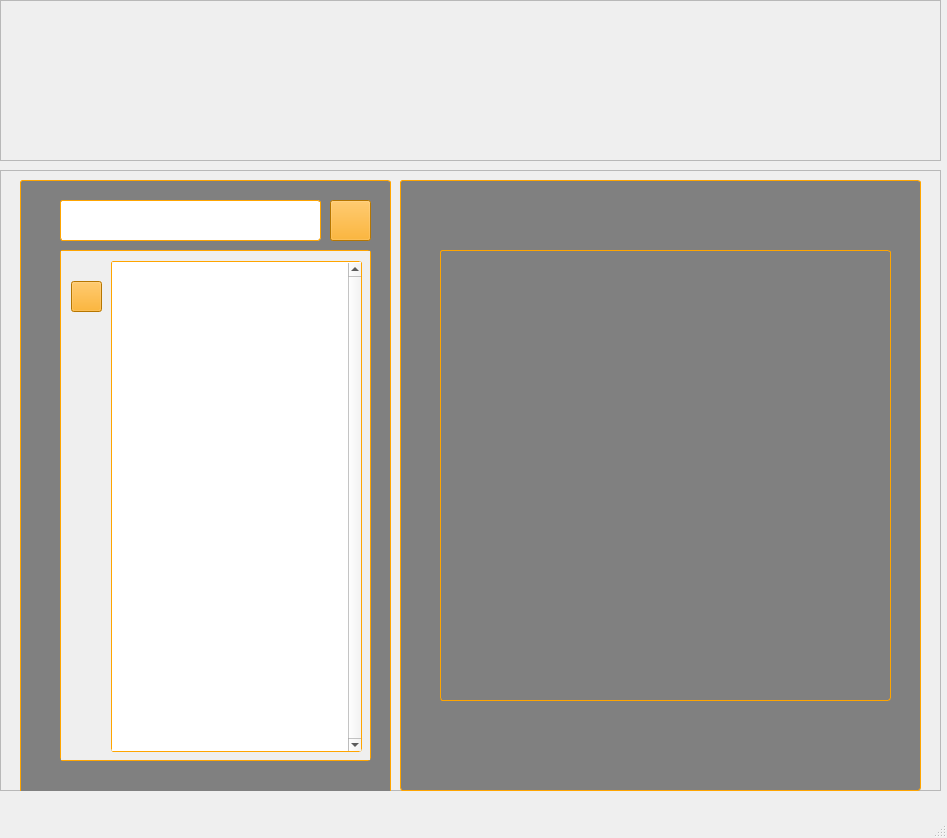
<?xml version="1.0" encoding="UTF-8"?>
<ui version="4.0">
 <author>Rindra Mbolamananamalala</author>
 <class>MainWindow</class>
 <widget class="QMainWindow" name="MainWindow">
  <property name="geometry">
   <rect>
    <x>0</x>
    <y>0</y>
    <width>947</width>
    <height>838</height>
   </rect>
  </property>
  <property name="windowTitle">
   <string>MainWindow</string>
  </property>
  <widget class="QWidget" name="centralwidget">
   <widget class="QFrame" name="container_application_identity">
    <property name="geometry">
     <rect>
      <x>0</x>
      <y>0</y>
      <width>941</width>
      <height>161</height>
     </rect>
    </property>
    <property name="mouseTracking">
     <bool>false</bool>
    </property>
    <property name="autoFillBackground">
     <bool>false</bool>
    </property>
    <property name="styleSheet">
     <string notr="true">background-color:none;
</string>
    </property>
    <property name="frameShape">
     <enum>QFrame::StyledPanel</enum>
    </property>
    <property name="frameShadow">
     <enum>QFrame::Raised</enum>
    </property>
    <widget class="QLabel" name="label_logo">
     <property name="geometry">
      <rect>
       <x>310</x>
       <y>-70</y>
       <width>881</width>
       <height>301</height>
      </rect>
     </property>
     <property name="text">
      <string/>
     </property>
     <property name="pixmap">
      <pixmap>../RESOURCES/Images/Добрый_Сокол_LOGO.JPG</pixmap>
     </property>
    </widget>
   </widget>
   <widget class="QFrame" name="container_application_business">
    <property name="geometry">
     <rect>
      <x>0</x>
      <y>170</y>
      <width>941</width>
      <height>621</height>
     </rect>
    </property>
    <property name="frameShape">
     <enum>QFrame::StyledPanel</enum>
    </property>
    <property name="frameShadow">
     <enum>QFrame::Raised</enum>
    </property>
    <widget class="QFrame" name="container_research">
     <property name="geometry">
      <rect>
       <x>20</x>
       <y>10</y>
       <width>371</width>
       <height>621</height>
      </rect>
     </property>
     <property name="styleSheet">
      <string notr="true">QFrame
{
	background-color:gray;
	border-width: 1;
	border-radius: 3;
	border-style: solid;
	border-color: orange;
}</string>
     </property>
     <property name="frameShape">
      <enum>QFrame::StyledPanel</enum>
     </property>
     <property name="frameShadow">
      <enum>QFrame::Raised</enum>
     </property>
     <widget class="QPlainTextEdit" name="input_text_to_research">
      <property name="geometry">
       <rect>
        <x>40</x>
        <y>20</y>
        <width>261</width>
        <height>41</height>
       </rect>
      </property>
      <property name="styleSheet">
       <string notr="true">background-color:white;
border-width: 1;
border-radius: 3;
border-style: solid;
border-color: orange;
</string>
      </property>
     </widget>
     <widget class="QPushButton" name="button_launch_research">
      <property name="geometry">
       <rect>
        <x>310</x>
        <y>20</y>
        <width>41</width>
        <height>41</height>
       </rect>
      </property>
      <property name="cursor">
       <cursorShape>PointingHandCursor</cursorShape>
      </property>
      <property name="toolTip">
       <string>Go!</string>
      </property>
      <property name="styleSheet">
       <string notr="true">QPushButton
{
	background-color : orange;
}</string>
      </property>
      <property name="text">
       <string/>
      </property>
      <property name="icon">
       <iconset>
        <normaloff>../RESOURCES/Images/launch_search_button.png</normaloff>../RESOURCES/Images/launch_search_button.png</iconset>
      </property>
     </widget>
     <widget class="QScrollArea" name="scrollArea">
      <property name="geometry">
       <rect>
        <x>40</x>
        <y>70</y>
        <width>311</width>
        <height>511</height>
       </rect>
      </property>
      <property name="styleSheet">
       <string notr="true">QScrollArea
{
	background-color:none;
	border-width: 1;
	border-radius: 3;
	border-style: solid;
	border-color: orange;
}</string>
      </property>
      <property name="widgetResizable">
       <bool>true</bool>
      </property>
      <widget class="QWidget" name="scrollAreaWidgetContents">
       <property name="geometry">
        <rect>
         <x>0</x>
         <y>0</y>
         <width>309</width>
         <height>509</height>
        </rect>
       </property>
       <widget class="QPushButton" name="button_refresh_list_research_results">
        <property name="geometry">
         <rect>
          <x>10</x>
          <y>30</y>
          <width>31</width>
          <height>31</height>
         </rect>
        </property>
        <property name="cursor">
         <cursorShape>PointingHandCursor</cursorShape>
        </property>
        <property name="toolTip">
         <string>Refresh</string>
        </property>
        <property name="autoFillBackground">
         <bool>false</bool>
        </property>
        <property name="styleSheet">
         <string notr="true">QPushButton
{
	background-color:orange;
}</string>
        </property>
        <property name="text">
         <string/>
        </property>
        <property name="icon">
         <iconset>
          <normaloff>../RESOURCES/Images/refresh_button.png</normaloff>../RESOURCES/Images/refresh_button.png</iconset>
        </property>
       </widget>
       <widget class="QScrollArea" name="scrollArea_2">
        <property name="geometry">
         <rect>
          <x>50</x>
          <y>10</y>
          <width>251</width>
          <height>491</height>
         </rect>
        </property>
        <property name="widgetResizable">
         <bool>true</bool>
        </property>
        <widget class="QWidget" name="scrollAreaWidgetContents_2">
         <property name="geometry">
          <rect>
           <x>0</x>
           <y>0</y>
           <width>249</width>
           <height>489</height>
          </rect>
         </property>
         <widget class="QListView" name="list_research_results">
          <property name="geometry">
           <rect>
            <x>0</x>
            <y>0</y>
            <width>251</width>
            <height>491</height>
           </rect>
          </property>
          <property name="styleSheet">
           <string notr="true">QListView
{
background-color:white;
border-width: 1;
border-radius: 3;
border-style: solid;
border-color: white;
}</string>
          </property>
          <property name="verticalScrollBarPolicy">
           <enum>Qt::ScrollBarAlwaysOn</enum>
          </property>
          <property name="itemAlignment">
           <set>Qt::AlignLeading</set>
          </property>
         </widget>
        </widget>
       </widget>
      </widget>
     </widget>
     <zorder>scrollArea</zorder>
     <zorder>input_text_to_research</zorder>
     <zorder>button_launch_research</zorder>
    </widget>
    <widget class="QFrame" name="container_image_result">
     <property name="geometry">
      <rect>
       <x>400</x>
       <y>10</y>
       <width>521</width>
       <height>611</height>
      </rect>
     </property>
     <property name="palette">
      <palette>
       <active>
        <colorrole role="WindowText">
         <brush brushstyle="SolidPattern">
          <color alpha="255">
           <red>255</red>
           <green>255</green>
           <blue>255</blue>
          </color>
         </brush>
        </colorrole>
        <colorrole role="Button">
         <brush brushstyle="SolidPattern">
          <color alpha="255">
           <red>128</red>
           <green>128</green>
           <blue>128</blue>
          </color>
         </brush>
        </colorrole>
        <colorrole role="Light">
         <brush brushstyle="SolidPattern">
          <color alpha="255">
           <red>0</red>
           <green>0</green>
           <blue>0</blue>
          </color>
         </brush>
        </colorrole>
        <colorrole role="Midlight">
         <brush brushstyle="SolidPattern">
          <color alpha="255">
           <red>0</red>
           <green>0</green>
           <blue>0</blue>
          </color>
         </brush>
        </colorrole>
        <colorrole role="Dark">
         <brush brushstyle="SolidPattern">
          <color alpha="255">
           <red>0</red>
           <green>0</green>
           <blue>0</blue>
          </color>
         </brush>
        </colorrole>
        <colorrole role="Mid">
         <brush brushstyle="SolidPattern">
          <color alpha="255">
           <red>0</red>
           <green>0</green>
           <blue>0</blue>
          </color>
         </brush>
        </colorrole>
        <colorrole role="Text">
         <brush brushstyle="SolidPattern">
          <color alpha="255">
           <red>255</red>
           <green>255</green>
           <blue>255</blue>
          </color>
         </brush>
        </colorrole>
        <colorrole role="BrightText">
         <brush brushstyle="SolidPattern">
          <color alpha="255">
           <red>255</red>
           <green>255</green>
           <blue>255</blue>
          </color>
         </brush>
        </colorrole>
        <colorrole role="ButtonText">
         <brush brushstyle="SolidPattern">
          <color alpha="255">
           <red>255</red>
           <green>255</green>
           <blue>255</blue>
          </color>
         </brush>
        </colorrole>
        <colorrole role="Base">
         <brush brushstyle="SolidPattern">
          <color alpha="255">
           <red>128</red>
           <green>128</green>
           <blue>128</blue>
          </color>
         </brush>
        </colorrole>
        <colorrole role="Window">
         <brush brushstyle="SolidPattern">
          <color alpha="255">
           <red>128</red>
           <green>128</green>
           <blue>128</blue>
          </color>
         </brush>
        </colorrole>
        <colorrole role="Shadow">
         <brush brushstyle="SolidPattern">
          <color alpha="255">
           <red>0</red>
           <green>0</green>
           <blue>0</blue>
          </color>
         </brush>
        </colorrole>
        <colorrole role="AlternateBase">
         <brush brushstyle="SolidPattern">
          <color alpha="255">
           <red>0</red>
           <green>0</green>
           <blue>0</blue>
          </color>
         </brush>
        </colorrole>
        <colorrole role="ToolTipBase">
         <brush brushstyle="SolidPattern">
          <color alpha="255">
           <red>255</red>
           <green>255</green>
           <blue>220</blue>
          </color>
         </brush>
        </colorrole>
        <colorrole role="ToolTipText">
         <brush brushstyle="SolidPattern">
          <color alpha="255">
           <red>0</red>
           <green>0</green>
           <blue>0</blue>
          </color>
         </brush>
        </colorrole>
        <colorrole role="PlaceholderText">
         <brush brushstyle="SolidPattern">
          <color alpha="128">
           <red>255</red>
           <green>255</green>
           <blue>255</blue>
          </color>
         </brush>
        </colorrole>
       </active>
       <inactive>
        <colorrole role="WindowText">
         <brush brushstyle="SolidPattern">
          <color alpha="255">
           <red>255</red>
           <green>255</green>
           <blue>255</blue>
          </color>
         </brush>
        </colorrole>
        <colorrole role="Button">
         <brush brushstyle="SolidPattern">
          <color alpha="255">
           <red>128</red>
           <green>128</green>
           <blue>128</blue>
          </color>
         </brush>
        </colorrole>
        <colorrole role="Light">
         <brush brushstyle="SolidPattern">
          <color alpha="255">
           <red>0</red>
           <green>0</green>
           <blue>0</blue>
          </color>
         </brush>
        </colorrole>
        <colorrole role="Midlight">
         <brush brushstyle="SolidPattern">
          <color alpha="255">
           <red>0</red>
           <green>0</green>
           <blue>0</blue>
          </color>
         </brush>
        </colorrole>
        <colorrole role="Dark">
         <brush brushstyle="SolidPattern">
          <color alpha="255">
           <red>0</red>
           <green>0</green>
           <blue>0</blue>
          </color>
         </brush>
        </colorrole>
        <colorrole role="Mid">
         <brush brushstyle="SolidPattern">
          <color alpha="255">
           <red>0</red>
           <green>0</green>
           <blue>0</blue>
          </color>
         </brush>
        </colorrole>
        <colorrole role="Text">
         <brush brushstyle="SolidPattern">
          <color alpha="255">
           <red>255</red>
           <green>255</green>
           <blue>255</blue>
          </color>
         </brush>
        </colorrole>
        <colorrole role="BrightText">
         <brush brushstyle="SolidPattern">
          <color alpha="255">
           <red>255</red>
           <green>255</green>
           <blue>255</blue>
          </color>
         </brush>
        </colorrole>
        <colorrole role="ButtonText">
         <brush brushstyle="SolidPattern">
          <color alpha="255">
           <red>255</red>
           <green>255</green>
           <blue>255</blue>
          </color>
         </brush>
        </colorrole>
        <colorrole role="Base">
         <brush brushstyle="SolidPattern">
          <color alpha="255">
           <red>128</red>
           <green>128</green>
           <blue>128</blue>
          </color>
         </brush>
        </colorrole>
        <colorrole role="Window">
         <brush brushstyle="SolidPattern">
          <color alpha="255">
           <red>128</red>
           <green>128</green>
           <blue>128</blue>
          </color>
         </brush>
        </colorrole>
        <colorrole role="Shadow">
         <brush brushstyle="SolidPattern">
          <color alpha="255">
           <red>0</red>
           <green>0</green>
           <blue>0</blue>
          </color>
         </brush>
        </colorrole>
        <colorrole role="AlternateBase">
         <brush brushstyle="SolidPattern">
          <color alpha="255">
           <red>0</red>
           <green>0</green>
           <blue>0</blue>
          </color>
         </brush>
        </colorrole>
        <colorrole role="ToolTipBase">
         <brush brushstyle="SolidPattern">
          <color alpha="255">
           <red>255</red>
           <green>255</green>
           <blue>220</blue>
          </color>
         </brush>
        </colorrole>
        <colorrole role="ToolTipText">
         <brush brushstyle="SolidPattern">
          <color alpha="255">
           <red>0</red>
           <green>0</green>
           <blue>0</blue>
          </color>
         </brush>
        </colorrole>
        <colorrole role="PlaceholderText">
         <brush brushstyle="SolidPattern">
          <color alpha="128">
           <red>255</red>
           <green>255</green>
           <blue>255</blue>
          </color>
         </brush>
        </colorrole>
       </inactive>
       <disabled>
        <colorrole role="WindowText">
         <brush brushstyle="SolidPattern">
          <color alpha="255">
           <red>0</red>
           <green>0</green>
           <blue>0</blue>
          </color>
         </brush>
        </colorrole>
        <colorrole role="Button">
         <brush brushstyle="SolidPattern">
          <color alpha="255">
           <red>128</red>
           <green>128</green>
           <blue>128</blue>
          </color>
         </brush>
        </colorrole>
        <colorrole role="Light">
         <brush brushstyle="SolidPattern">
          <color alpha="255">
           <red>0</red>
           <green>0</green>
           <blue>0</blue>
          </color>
         </brush>
        </colorrole>
        <colorrole role="Midlight">
         <brush brushstyle="SolidPattern">
          <color alpha="255">
           <red>0</red>
           <green>0</green>
           <blue>0</blue>
          </color>
         </brush>
        </colorrole>
        <colorrole role="Dark">
         <brush brushstyle="SolidPattern">
          <color alpha="255">
           <red>0</red>
           <green>0</green>
           <blue>0</blue>
          </color>
         </brush>
        </colorrole>
        <colorrole role="Mid">
         <brush brushstyle="SolidPattern">
          <color alpha="255">
           <red>0</red>
           <green>0</green>
           <blue>0</blue>
          </color>
         </brush>
        </colorrole>
        <colorrole role="Text">
         <brush brushstyle="SolidPattern">
          <color alpha="255">
           <red>0</red>
           <green>0</green>
           <blue>0</blue>
          </color>
         </brush>
        </colorrole>
        <colorrole role="BrightText">
         <brush brushstyle="SolidPattern">
          <color alpha="255">
           <red>255</red>
           <green>255</green>
           <blue>255</blue>
          </color>
         </brush>
        </colorrole>
        <colorrole role="ButtonText">
         <brush brushstyle="SolidPattern">
          <color alpha="255">
           <red>0</red>
           <green>0</green>
           <blue>0</blue>
          </color>
         </brush>
        </colorrole>
        <colorrole role="Base">
         <brush brushstyle="SolidPattern">
          <color alpha="255">
           <red>128</red>
           <green>128</green>
           <blue>128</blue>
          </color>
         </brush>
        </colorrole>
        <colorrole role="Window">
         <brush brushstyle="SolidPattern">
          <color alpha="255">
           <red>128</red>
           <green>128</green>
           <blue>128</blue>
          </color>
         </brush>
        </colorrole>
        <colorrole role="Shadow">
         <brush brushstyle="SolidPattern">
          <color alpha="255">
           <red>0</red>
           <green>0</green>
           <blue>0</blue>
          </color>
         </brush>
        </colorrole>
        <colorrole role="AlternateBase">
         <brush brushstyle="SolidPattern">
          <color alpha="255">
           <red>0</red>
           <green>0</green>
           <blue>0</blue>
          </color>
         </brush>
        </colorrole>
        <colorrole role="ToolTipBase">
         <brush brushstyle="SolidPattern">
          <color alpha="255">
           <red>255</red>
           <green>255</green>
           <blue>220</blue>
          </color>
         </brush>
        </colorrole>
        <colorrole role="ToolTipText">
         <brush brushstyle="SolidPattern">
          <color alpha="255">
           <red>0</red>
           <green>0</green>
           <blue>0</blue>
          </color>
         </brush>
        </colorrole>
        <colorrole role="PlaceholderText">
         <brush brushstyle="SolidPattern">
          <color alpha="128">
           <red>255</red>
           <green>255</green>
           <blue>255</blue>
          </color>
         </brush>
        </colorrole>
       </disabled>
      </palette>
     </property>
     <property name="autoFillBackground">
      <bool>false</bool>
     </property>
     <property name="styleSheet">
      <string notr="true">background-color: gray;
border-width: 1;
border-radius: 3;
border-style: solid;
border-color: orange;</string>
     </property>
     <property name="frameShape">
      <enum>QFrame::StyledPanel</enum>
     </property>
     <property name="frameShadow">
      <enum>QFrame::Raised</enum>
     </property>
     <widget class="QLabel" name="area_picture_found">
      <property name="geometry">
       <rect>
        <x>40</x>
        <y>70</y>
        <width>451</width>
        <height>451</height>
       </rect>
      </property>
      <property name="text">
       <string/>
      </property>
      <property name="pixmap">
       <pixmap>../RESOURCES/Images/no_element_found.JPG</pixmap>
      </property>
     </widget>
    </widget>
   </widget>
  </widget>
  <widget class="QMenuBar" name="menubar">
   <property name="geometry">
    <rect>
     <x>0</x>
     <y>0</y>
     <width>947</width>
     <height>26</height>
    </rect>
   </property>
  </widget>
  <widget class="QStatusBar" name="statusbar"/>
 </widget>
 <resources/>
 <connections/>
</ui>
